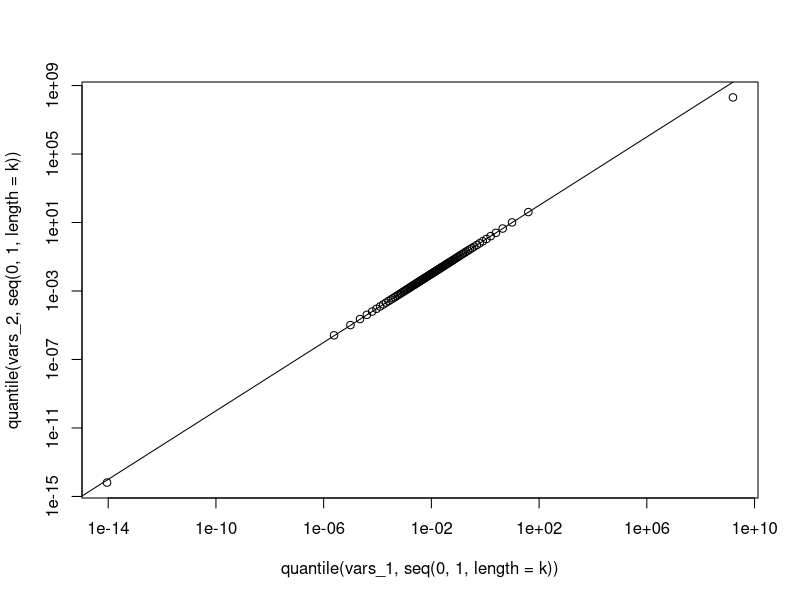
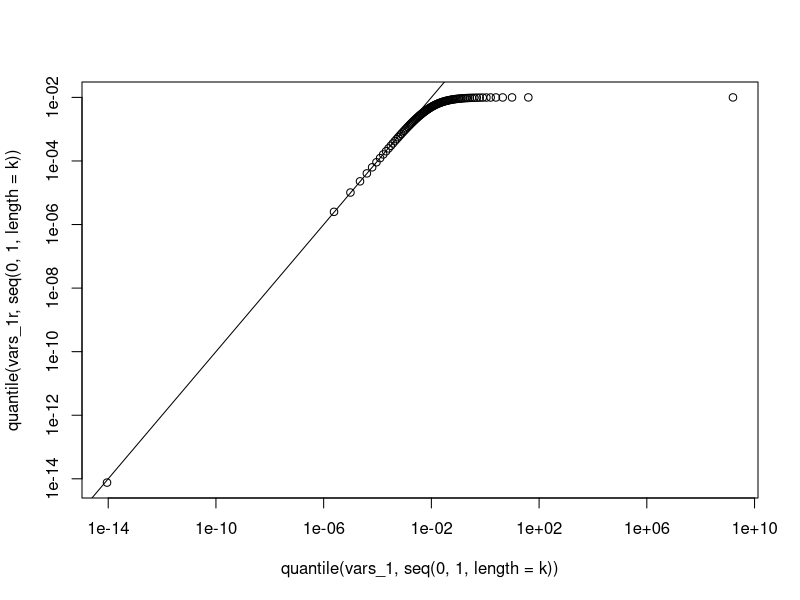
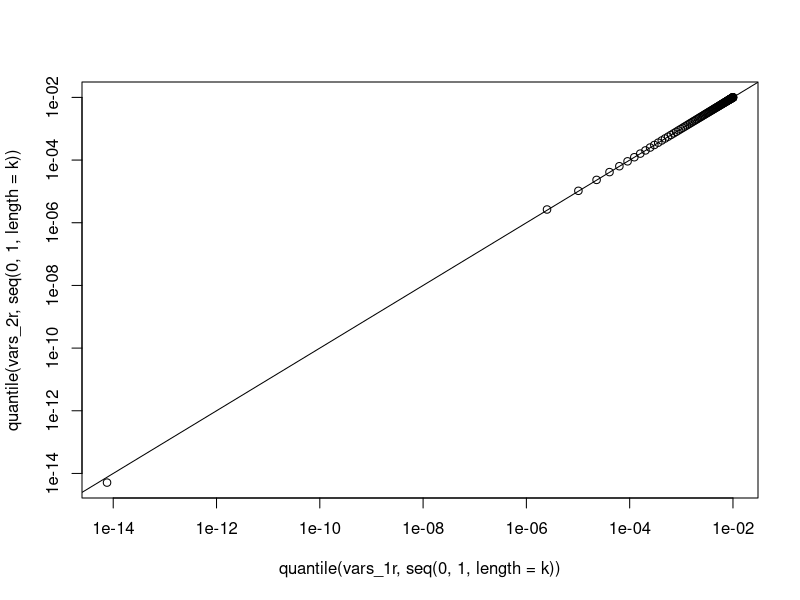
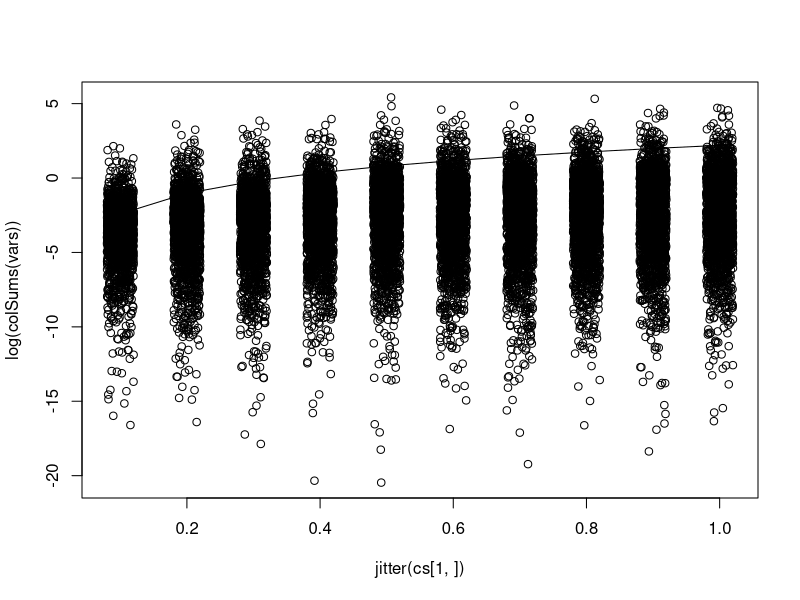
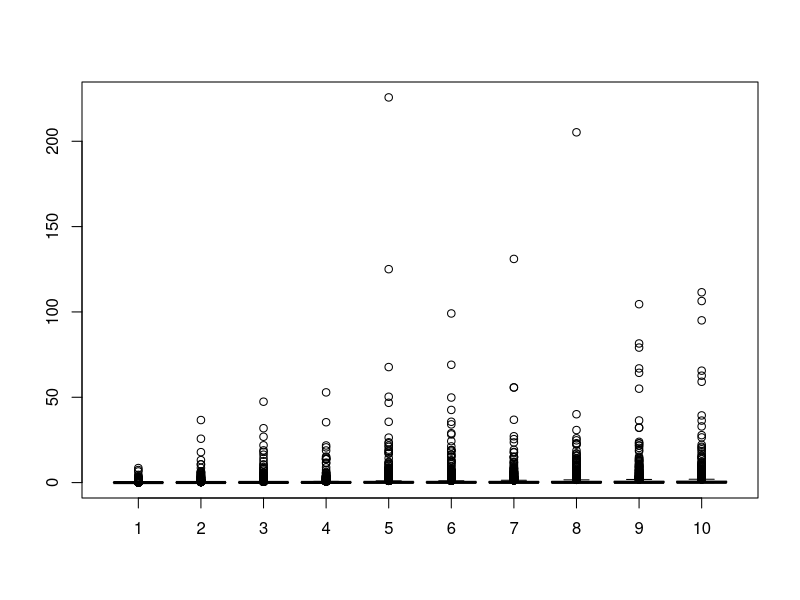

Source code (R) for these figures, in order:
# testing regularized horseshoe
# testing if I can sample it with a Gibbs sampler
# Gibbs sampler from Makalic and Schmidt (2015)
# regularization from Piironen and Vehtari (2017)

# also want to check induced prior on var(X\beta)


n = 1e6
tau_0 = 1

# direct horseshoe
lambda = abs(rcauchy(n))
# tau = abs(rcauchy(n,0,tau_0))
tau = 0.1
vars_1 = lambda^2*tau^2
beta_1 = rnorm(n,0,sqrt(vars_1))

# Makalic and Schmidt algorithm
nu = 1/rgamma(n,shape=1/2,rate=1)
lambda2 = 1/rgamma(n,shape=1/2,rate=1/nu)
xi = 1/rgamma(n,shape=1/2,rate=1)
# tau2 = 1/rgamma(n,shape=1/2,rate=1/xi)
tau2 = tau^2
vars_2 = lambda2*tau2
beta_2 = rnorm(n,0,sqrt(vars_2))

# qqplot(beta_1,beta_2);abline(0,1)


k = 100;plot(quantile(vars_1,seq(0,1,length=k)),quantile(vars_2,seq(0,1,length=k)),log='xy');abline(0,1)


# direct regularized horseshoe
lambda = abs(rcauchy(n))
c = .1
tau = 0.1
lambda2_tilde = c^2*lambda^2/(c^2 + tau^2*lambda^2)
vars_1r = tau^2*lambda2_tilde
beta_1r = rnorm(n,0,sqrt(vars_1r))
k = 100;plot(quantile(vars_1,seq(0,1,length=k)),quantile(vars_1r,seq(0,1,length=k)),log='xy');abline(0,1)

# indirect regularized horseshoe
nu = 1/rgamma(n,shape=1/2,rate=1)
lambda2 = 1/rgamma(n,shape=1/2,rate=1/nu)
# xi = 1/rgamma(n,shape=1/2,rate=1)
# tau2 = 1/rgamma(n,shape=1/2,rate=1/xi)
tau2 = tau^2
c2 = c^2
lambda2_tilde = c^2*lambda2/(c^2 + tau2*lambda2)
vars_2r = tau2*lambda2_tilde
beta_2r = rnorm(n,0,sqrt(vars_2r))
k = 100;plot(quantile(vars_1r,seq(0,1,length=k)),quantile(vars_2r,seq(0,1,length=k)),log='xy');abline(0,1)


# regularized horseshoe total variance
# total variance is sum(beta_j^2), j = 1:p
n = 1000
n_c = 10
n_r = 2000
p = 1000
cs = matrix(rep(seq(0,1,length=n_c+1)[-1],each = n_r),p,n_c*n_r,byrow=T)
p_0 = 9
tau_0 = p_0 / (p - p_0) * 1 / sqrt(n)
tau = matrix(abs(rcauchy(n_c*n_r,0,tau_0)),p,n_c*n_r,byrow=T)
# tau = matrix(abs(rnorm(n_c*n_r,0,tau_0)),p,n_c*n_r,byrow=T)
# tau = tau_0
# tau = matrix(sapply(9^seq(3,1,length=n_c),function(x) x/(p-x)),p,n_c,byrow=T)
lambda = matrix(abs(rcauchy(n_c*n_r*p)),ncol = n_c*n_r)
# b = 1/(1+n*cs^2)
# k = 1/(1+n*tau^2*lambda^2);k = (1-b)*k+b
# plot(colMeans(1-b)*p_0);abline(h=p_0)
# plot(colSums(1-k));abline(h=p_0)
lambda2_tilde = cs^2*lambda^2/(cs^2 + tau^2*lambda^2)
# k = 1/(1+n*tau^2*lambda2_tilde)
# plot(colSums(1-k));abline(h=p_0)
# hist(colSums(1-k),breaks=c(seq(0,20,length=100),1e6),xlim = c(0,20))
# lambda2_tilde = lambda^2
vars = tau^2*lambda2_tilde
beta = matrix(rnorm(n_c*p,0,sqrt(vars)),nrow = p)
# plot(cs[1,],colSums(1-k));abline(h=p_0)
# plot(cs[1,],colSums(beta^2));lines(cs[1,],cs[1,]*p_0)
# vars[vars<.5*cs^2]=0
# vars[vars > cs^2] = NA
# plot(cs[1,],colSums(vars));lines(cs[1,],cs[1,]^2*p_0)
plot(jitter(cs[1,]),log(colSums(vars)));lines(cs[1,],log(cs[1,]^2*p_0))
# plot(cs[1,seq(1,n_c*n_r,by=n_r)],colMeans(matrix(colSums(vars),n_r)>.1*cs[1,seq(1,n_c*n_r,by=n_r)]^2*p_0))
boxplot((matrix(colSums(vars),n_r)))
